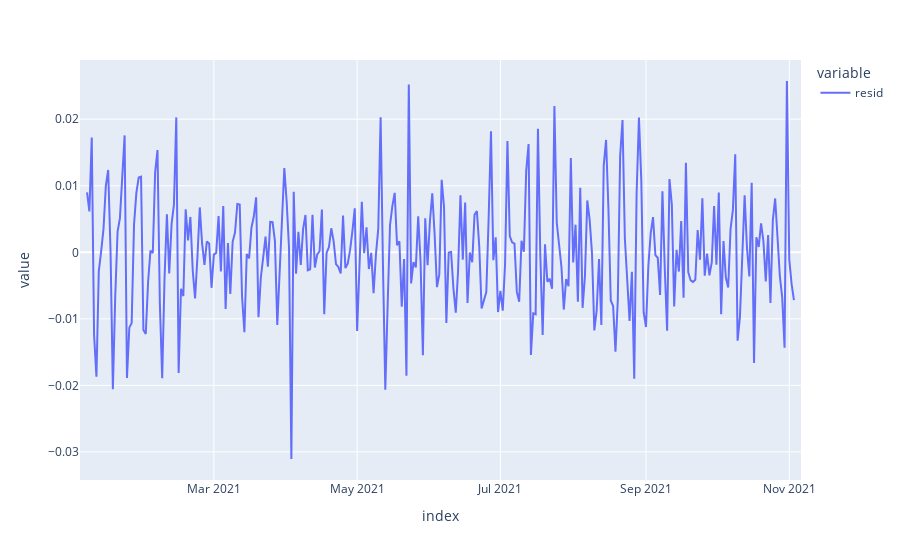

This figure's notebook cell:
### Code cell
decomp_boxcox = seasonal_decompose(ts.boxcox_n_orders, model='additive')
decomp_boxcox.resid.plot()

### Figure 1 — Plotly figure (JSON) as saved in the notebook; plotly's stock layout.template omitted (floating-point values rounded to 4 significant figures; data arrays with more than 128 entries replaced by an {"elided": "..."} marker saying what was removed)
{"data": [{"hovertemplate": "variable=resid<br>index=%{x}<br>value=%{y}<extra></extra>", "legendgroup": "resid", "line": {"color": "#636efa", "dash": "solid"}, "marker": {"symbol": "circle"}, "mode": "lines", "name": "resid", "orientation": "v", "showlegend": true, "type": "scatter", "x": {"elided": "308 str values"}, "xaxis": "x", "y": {"elided": "308 float values"}, "yaxis": "y"}], "layout": {"legend": {"title": {"text": "variable"}, "tracegroupgap": 0}, "margin": {"t": 60}, "xaxis": {"anchor": "y", "domain": [0, 1], "title": {"text": "index"}}, "yaxis": {"anchor": "x", "domain": [0, 1], "title": {"text": "value"}}}}
